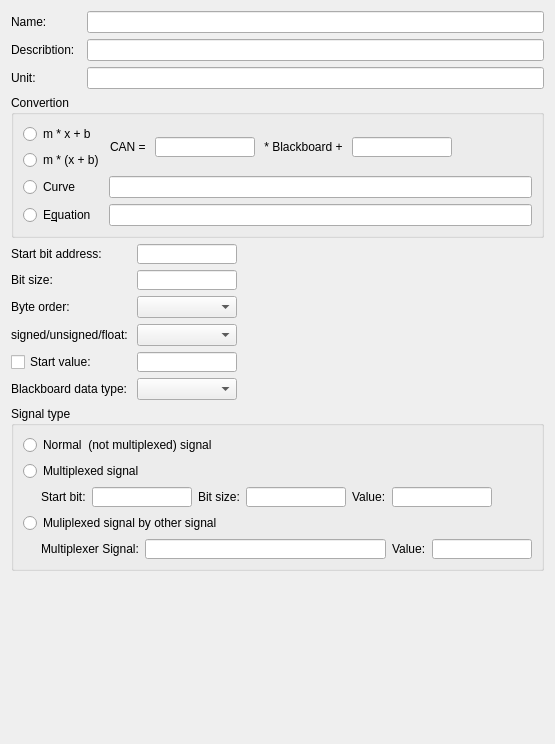
      <widget class="QWidget" name="SignalTab">
       <attribute name="title">
        <string>Signals</string>
       </attribute>
       <layout class="QVBoxLayout" name="verticalLayout_15">
        <item>
         <layout class="QHBoxLayout" name="horizontalLayout_18">
          <item>
           <widget class="QLabel" name="label_17">
            <property name="minimumSize">
             <size>
              <width>70</width>
              <height>0</height>
             </size>
            </property>
            <property name="text">
             <string>Name:</string>
            </property>
           </widget>
          </item>
          <item>
           <widget class="QLineEdit" name="SignalNameLineEdit"/>
          </item>
         </layout>
        </item>
        <item>
         <layout class="QHBoxLayout" name="horizontalLayout_19">
          <item>
           <widget class="QLabel" name="label_18">
            <property name="minimumSize">
             <size>
              <width>70</width>
              <height>0</height>
             </size>
            </property>
            <property name="text">
             <string>Describtion:</string>
            </property>
           </widget>
          </item>
          <item>
           <widget class="QLineEdit" name="SignalDescriptionLineEdit"/>
          </item>
         </layout>
        </item>
        <item>
         <layout class="QHBoxLayout" name="horizontalLayout_20">
          <item>
           <widget class="QLabel" name="label_19">
            <property name="minimumSize">
             <size>
              <width>70</width>
              <height>0</height>
             </size>
            </property>
            <property name="text">
             <string>Unit:</string>
            </property>
           </widget>
          </item>
          <item>
           <widget class="QLineEdit" name="SignalUnitLineEdit"/>
          </item>
         </layout>
        </item>
        <item>
         <widget class="QGroupBox" name="groupBox_7">
          <property name="title">
           <string>Convertion</string>
          </property>
          <layout class="QVBoxLayout" name="verticalLayout_12">
           <item>
            <layout class="QHBoxLayout" name="horizontalLayout_22">
             <item>
              <layout class="QVBoxLayout" name="verticalLayout_10">
               <item>
                <widget class="QRadioButton" name="SignalConvertionMultiplyAddRadioButton">
                 <property name="minimumSize">
                  <size>
                   <width>80</width>
                   <height>0</height>
                  </size>
                 </property>
                 <property name="text">
                  <string>m * x + b</string>
                 </property>
                </widget>
               </item>
               <item>
                <widget class="QRadioButton" name="SignalConvertionAddMultiplyRadioButton">
                 <property name="minimumSize">
                  <size>
                   <width>80</width>
                   <height>0</height>
                  </size>
                 </property>
                 <property name="text">
                  <string>m * (x + b)</string>
                 </property>
                </widget>
               </item>
              </layout>
             </item>
             <item>
              <layout class="QVBoxLayout" name="verticalLayout_11">
               <item>
                <spacer name="verticalSpacer_2">
                 <property name="orientation">
                  <enum>Qt::Vertical</enum>
                 </property>
                 <property name="sizeHint" stdset="0">
                  <size>
                   <width>20</width>
                   <height>13</height>
                  </size>
                 </property>
                </spacer>
               </item>
               <item>
                <layout class="QHBoxLayout" name="horizontalLayout_21">
                 <item>
                  <widget class="QLabel" name="SignalConvertionLabel1">
                   <property name="text">
                    <string>CAN = </string>
                   </property>
                  </widget>
                 </item>
                 <item>
                  <widget class="TextValueInput" name="SignalConvertionFactorLineEdit">
                   <property name="minimumSize">
                    <size>
                     <width>0</width>
                     <height>0</height>
                    </size>
                   </property>
                   <property name="maximumSize">
                    <size>
                     <width>100</width>
                     <height>20</height>
                    </size>
                   </property>
                  </widget>
                 </item>
                 <item>
                  <widget class="QLabel" name="SignalConvertionLabel2">
                   <property name="text">
                    <string> * Blackboard + </string>
                   </property>
                  </widget>
                 </item>
                 <item>
                  <widget class="TextValueInput" name="SignalConvertionOffsetLineEdit">
                   <property name="minimumSize">
                    <size>
                     <width>0</width>
                     <height>0</height>
                    </size>
                   </property>
                   <property name="maximumSize">
                    <size>
                     <width>100</width>
                     <height>20</height>
                    </size>
                   </property>
                  </widget>
                 </item>
                 <item>
                  <spacer name="horizontalSpacer_28">
                   <property name="orientation">
                    <enum>Qt::Horizontal</enum>
                   </property>
                   <property name="sizeHint" stdset="0">
                    <size>
                     <width>40</width>
                     <height>20</height>
                    </size>
                   </property>
                  </spacer>
                 </item>
                </layout>
               </item>
               <item>
                <spacer name="verticalSpacer_3">
                 <property name="orientation">
                  <enum>Qt::Vertical</enum>
                 </property>
                 <property name="sizeHint" stdset="0">
                  <size>
                   <width>20</width>
                   <height>13</height>
                  </size>
                 </property>
                </spacer>
               </item>
              </layout>
             </item>
            </layout>
           </item>
           <item>
            <layout class="QHBoxLayout" name="horizontalLayout_23">
             <item>
              <widget class="QRadioButton" name="SignalConvertionCurveRadioButton">
               <property name="minimumSize">
                <size>
                 <width>80</width>
                 <height>0</height>
                </size>
               </property>
               <property name="text">
                <string>Curve</string>
               </property>
              </widget>
             </item>
             <item>
              <widget class="QLineEdit" name="SignalConvertionCurveLineEdit"/>
             </item>
            </layout>
           </item>
           <item>
            <layout class="QHBoxLayout" name="horizontalLayout_24">
             <item>
              <widget class="QRadioButton" name="SignalConvertionEquationRadioButton">
               <property name="minimumSize">
                <size>
                 <width>80</width>
                 <height>0</height>
                </size>
               </property>
               <property name="text">
                <string>E&amp;quation</string>
               </property>
              </widget>
             </item>
             <item>
              <widget class="QLineEdit" name="SignalConvertionEquationLineEdit"/>
             </item>
            </layout>
           </item>
          </layout>
         </widget>
        </item>
        <item>
         <layout class="QHBoxLayout" name="horizontalLayout_25">
          <item>
           <widget class="QLabel" name="label_22">
            <property name="minimumSize">
             <size>
              <width>120</width>
              <height>0</height>
             </size>
            </property>
            <property name="maximumSize">
             <size>
              <width>120</width>
              <height>16777215</height>
             </size>
            </property>
            <property name="text">
             <string>Start bit address:</string>
            </property>
           </widget>
          </item>
          <item>
           <widget class="TextValueInput" name="SignalStartBitAddressLineEdit">
            <property name="maximumSize">
             <size>
              <width>100</width>
              <height>20</height>
             </size>
            </property>
           </widget>
          </item>
          <item>
           <spacer name="horizontalSpacer_20">
            <property name="orientation">
             <enum>Qt::Horizontal</enum>
            </property>
            <property name="sizeHint" stdset="0">
             <size>
              <width>40</width>
              <height>20</height>
             </size>
            </property>
           </spacer>
          </item>
         </layout>
        </item>
        <item>
         <layout class="QHBoxLayout" name="horizontalLayout_26">
          <item>
           <widget class="QLabel" name="label_23">
            <property name="minimumSize">
             <size>
              <width>120</width>
              <height>0</height>
             </size>
            </property>
            <property name="maximumSize">
             <size>
              <width>120</width>
              <height>16777215</height>
             </size>
            </property>
            <property name="text">
             <string>Bit size:</string>
            </property>
           </widget>
          </item>
          <item>
           <widget class="TextValueInput" name="SignalBitSizeLineEdit">
            <property name="maximumSize">
             <size>
              <width>100</width>
              <height>20</height>
             </size>
            </property>
           </widget>
          </item>
          <item>
           <spacer name="horizontalSpacer_21">
            <property name="orientation">
             <enum>Qt::Horizontal</enum>
            </property>
            <property name="sizeHint" stdset="0">
             <size>
              <width>40</width>
              <height>20</height>
             </size>
            </property>
           </spacer>
          </item>
         </layout>
        </item>
        <item>
         <layout class="QHBoxLayout" name="horizontalLayout_28">
          <item>
           <widget class="QLabel" name="label_25">
            <property name="minimumSize">
             <size>
              <width>120</width>
              <height>0</height>
             </size>
            </property>
            <property name="maximumSize">
             <size>
              <width>120</width>
              <height>16777215</height>
             </size>
            </property>
            <property name="text">
             <string>Byte order:</string>
            </property>
           </widget>
          </item>
          <item>
           <widget class="QComboBox" name="SignalByteOrderComboBox">
            <property name="minimumSize">
             <size>
              <width>100</width>
              <height>0</height>
             </size>
            </property>
           </widget>
          </item>
          <item>
           <spacer name="horizontalSpacer_16">
            <property name="orientation">
             <enum>Qt::Horizontal</enum>
            </property>
            <property name="sizeHint" stdset="0">
             <size>
              <width>40</width>
              <height>20</height>
             </size>
            </property>
           </spacer>
          </item>
         </layout>
        </item>
        <item>
         <layout class="QHBoxLayout" name="horizontalLayout_29">
          <item>
           <widget class="QLabel" name="label_26">
            <property name="minimumSize">
             <size>
              <width>120</width>
              <height>0</height>
             </size>
            </property>
            <property name="maximumSize">
             <size>
              <width>120</width>
              <height>16777215</height>
             </size>
            </property>
            <property name="text">
             <string>signed/unsigned/float:</string>
            </property>
           </widget>
          </item>
          <item>
           <widget class="QComboBox" name="SignalSignComboBox">
            <property name="minimumSize">
             <size>
              <width>100</width>
              <height>0</height>
             </size>
            </property>
           </widget>
          </item>
          <item>
           <spacer name="horizontalSpacer_17">
            <property name="orientation">
             <enum>Qt::Horizontal</enum>
            </property>
            <property name="sizeHint" stdset="0">
             <size>
              <width>40</width>
              <height>20</height>
             </size>
            </property>
           </spacer>
          </item>
         </layout>
        </item>
        <item>
         <layout class="QHBoxLayout" name="horizontalLayout_30">
          <item>
           <widget class="QCheckBox" name="SignalStartValueCheckBox">
            <property name="minimumSize">
             <size>
              <width>120</width>
              <height>0</height>
             </size>
            </property>
            <property name="maximumSize">
             <size>
              <width>120</width>
              <height>16777215</height>
             </size>
            </property>
            <property name="text">
             <string>Start value: </string>
            </property>
           </widget>
          </item>
          <item>
           <widget class="TextValueInput" name="SignalStartValueLineEdit">
            <property name="maximumSize">
             <size>
              <width>100</width>
              <height>20</height>
             </size>
            </property>
           </widget>
          </item>
          <item>
           <spacer name="horizontalSpacer_18">
            <property name="orientation">
             <enum>Qt::Horizontal</enum>
            </property>
            <property name="sizeHint" stdset="0">
             <size>
              <width>40</width>
              <height>20</height>
             </size>
            </property>
           </spacer>
          </item>
         </layout>
        </item>
        <item>
         <layout class="QHBoxLayout" name="horizontalLayout_31">
          <item>
           <widget class="QLabel" name="label_27">
            <property name="minimumSize">
             <size>
              <width>120</width>
              <height>0</height>
             </size>
            </property>
            <property name="maximumSize">
             <size>
              <width>120</width>
              <height>16777215</height>
             </size>
            </property>
            <property name="text">
             <string>Blackboard data type:</string>
            </property>
           </widget>
          </item>
          <item>
           <widget class="QComboBox" name="SignalBlackboardDataTypeComboBox">
            <property name="minimumSize">
             <size>
              <width>100</width>
              <height>0</height>
             </size>
            </property>
           </widget>
          </item>
          <item>
           <spacer name="horizontalSpacer_19">
            <property name="orientation">
             <enum>Qt::Horizontal</enum>
            </property>
            <property name="sizeHint" stdset="0">
             <size>
              <width>40</width>
              <height>20</height>
             </size>
            </property>
           </spacer>
          </item>
         </layout>
        </item>
        <item>
         <widget class="QGroupBox" name="groupBox_8">
          <property name="title">
           <string>Signal type</string>
          </property>
          <layout class="QVBoxLayout" name="verticalLayout_13">
           <item>
            <widget class="QRadioButton" name="SignalTypeNormalRadioButton">
             <property name="text">
              <string>Normal  (not multiplexed) signal</string>
             </property>
            </widget>
           </item>
           <item>
            <widget class="QRadioButton" name="SignalTypeMultiplexedRadioButton">
             <property name="text">
              <string>Multiplexed signal</string>
             </property>
            </widget>
           </item>
           <item>
            <layout class="QHBoxLayout" name="horizontalLayout_32">
             <item>
              <spacer name="horizontalSpacer_3">
               <property name="orientation">
                <enum>Qt::Horizontal</enum>
               </property>
               <property name="sizeType">
                <enum>QSizePolicy::Fixed</enum>
               </property>
               <property name="sizeHint" stdset="0">
                <size>
                 <width>18</width>
                 <height>20</height>
                </size>
               </property>
              </spacer>
             </item>
             <item>
              <widget class="QLabel" name="label_28">
               <property name="text">
                <string>Start bit:</string>
               </property>
              </widget>
             </item>
             <item>
              <widget class="TextValueInput" name="SignalMultiplexedStartBitLineEdit">
               <property name="maximumSize">
                <size>
                 <width>100</width>
                 <height>20</height>
                </size>
               </property>
              </widget>
             </item>
             <item>
              <widget class="QLabel" name="label_29">
               <property name="text">
                <string>Bit size:</string>
               </property>
              </widget>
             </item>
             <item>
              <widget class="TextValueInput" name="SignalMultiplexedBitSizeLineEdit">
               <property name="maximumSize">
                <size>
                 <width>100</width>
                 <height>20</height>
                </size>
               </property>
              </widget>
             </item>
             <item>
              <widget class="QLabel" name="label_30">
               <property name="text">
                <string>Value:</string>
               </property>
              </widget>
             </item>
             <item>
              <widget class="TextValueInput" name="SignalMultiplexedValueLineEdit">
               <property name="maximumSize">
                <size>
                 <width>100</width>
                 <height>20</height>
                </size>
               </property>
              </widget>
             </item>
             <item>
              <spacer name="horizontalSpacer_26">
               <property name="orientation">
                <enum>Qt::Horizontal</enum>
               </property>
               <property name="sizeHint" stdset="0">
                <size>
                 <width>40</width>
                 <height>20</height>
                </size>
               </property>
              </spacer>
             </item>
            </layout>
           </item>
           <item>
            <widget class="QRadioButton" name="SignalTypeMultiplexedByRadioButton">
             <property name="text">
              <string>Muliplexed signal by other signal</string>
             </property>
            </widget>
           </item>
           <item>
            <layout class="QHBoxLayout" name="horizontalLayout_39">
             <item>
              <spacer name="horizontalSpacer_29">
               <property name="orientation">
                <enum>Qt::Horizontal</enum>
               </property>
               <property name="sizeType">
                <enum>QSizePolicy::Fixed</enum>
               </property>
               <property name="sizeHint" stdset="0">
                <size>
                 <width>18</width>
                 <height>20</height>
                </size>
               </property>
              </spacer>
             </item>
             <item>
              <widget class="QLabel" name="label_34">
               <property name="text">
                <string>Multiplexer Signal:</string>
               </property>
              </widget>
             </item>
             <item>
              <widget class="QLineEdit" name="SignalTypeMultiplexedByLineEdit">
               <property name="maximumSize">
                <size>
                 <width>16777215</width>
                 <height>20</height>
                </size>
               </property>
              </widget>
             </item>
             <item>
              <widget class="QLabel" name="label_35">
               <property name="text">
                <string>Value:</string>
               </property>
              </widget>
             </item>
             <item>
              <widget class="TextValueInput" name="SignalMultiplexedByValueLineEdit">
               <property name="maximumSize">
                <size>
                 <width>100</width>
                 <height>20</height>
                </size>
               </property>
              </widget>
             </item>
            </layout>
           </item>
          </layout>
         </widget>
        </item>
        <item>
         <spacer name="verticalSpacer_4">
          <property name="orientation">
           <enum>Qt::Vertical</enum>
          </property>
          <property name="sizeHint" stdset="0">
           <size>
            <width>20</width>
            <height>162</height>
           </size>
          </property>
         </spacer>
        </item>
       </layout>
      </widget>
